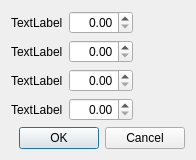
<?xml version="1.0" encoding="UTF-8"?>
<ui version="4.0">
 <class>DialogEntreData</class>
 <widget class="QDialog" name="DialogEntreData">
  <property name="geometry">
   <rect>
    <x>0</x>
    <y>0</y>
    <width>196</width>
    <height>153</height>
   </rect>
  </property>
  <property name="windowTitle">
   <string>Dialog</string>
  </property>
  <layout class="QVBoxLayout" name="verticalLayout_2">
   <item>
    <layout class="QVBoxLayout" name="verticalLayout">
     <item>
      <layout class="QHBoxLayout" name="horizontalLayout">
       <item>
        <widget class="QLabel" name="label">
         <property name="text">
          <string>TextLabel</string>
         </property>
        </widget>
       </item>
       <item>
        <widget class="QDoubleSpinBox" name="doubleSpinBox">
         <property name="alignment">
          <set>Qt::AlignRight|Qt::AlignTrailing|Qt::AlignVCenter</set>
         </property>
         <property name="maximum">
          <double>100.000000000000000</double>
         </property>
        </widget>
       </item>
       <item>
        <spacer name="horizontalSpacer">
         <property name="orientation">
          <enum>Qt::Horizontal</enum>
         </property>
         <property name="sizeHint" stdset="0">
          <size>
           <width>40</width>
           <height>20</height>
          </size>
         </property>
        </spacer>
       </item>
      </layout>
     </item>
     <item>
      <layout class="QHBoxLayout" name="horizontalLayout_2">
       <item>
        <widget class="QLabel" name="label_2">
         <property name="text">
          <string>TextLabel</string>
         </property>
        </widget>
       </item>
       <item>
        <widget class="QDoubleSpinBox" name="doubleSpinBox_2">
         <property name="alignment">
          <set>Qt::AlignRight|Qt::AlignTrailing|Qt::AlignVCenter</set>
         </property>
         <property name="maximum">
          <double>100.000000000000000</double>
         </property>
        </widget>
       </item>
       <item>
        <spacer name="horizontalSpacer_2">
         <property name="orientation">
          <enum>Qt::Horizontal</enum>
         </property>
         <property name="sizeHint" stdset="0">
          <size>
           <width>40</width>
           <height>20</height>
          </size>
         </property>
        </spacer>
       </item>
      </layout>
     </item>
     <item>
      <layout class="QHBoxLayout" name="horizontalLayout_3">
       <item>
        <widget class="QLabel" name="label_3">
         <property name="text">
          <string>TextLabel</string>
         </property>
        </widget>
       </item>
       <item>
        <widget class="QDoubleSpinBox" name="doubleSpinBox_3">
         <property name="alignment">
          <set>Qt::AlignRight|Qt::AlignTrailing|Qt::AlignVCenter</set>
         </property>
         <property name="maximum">
          <double>100.000000000000000</double>
         </property>
        </widget>
       </item>
       <item>
        <spacer name="horizontalSpacer_3">
         <property name="orientation">
          <enum>Qt::Horizontal</enum>
         </property>
         <property name="sizeHint" stdset="0">
          <size>
           <width>40</width>
           <height>20</height>
          </size>
         </property>
        </spacer>
       </item>
      </layout>
     </item>
     <item>
      <layout class="QHBoxLayout" name="horizontalLayout_4">
       <item>
        <widget class="QLabel" name="label_4">
         <property name="text">
          <string>TextLabel</string>
         </property>
        </widget>
       </item>
       <item>
        <widget class="QDoubleSpinBox" name="doubleSpinBox_4">
         <property name="alignment">
          <set>Qt::AlignRight|Qt::AlignTrailing|Qt::AlignVCenter</set>
         </property>
         <property name="maximum">
          <double>100.000000000000000</double>
         </property>
        </widget>
       </item>
       <item>
        <spacer name="horizontalSpacer_4">
         <property name="orientation">
          <enum>Qt::Horizontal</enum>
         </property>
         <property name="sizeHint" stdset="0">
          <size>
           <width>40</width>
           <height>20</height>
          </size>
         </property>
        </spacer>
       </item>
      </layout>
     </item>
    </layout>
   </item>
   <item>
    <widget class="QDialogButtonBox" name="buttonBox">
     <property name="orientation">
      <enum>Qt::Horizontal</enum>
     </property>
     <property name="standardButtons">
      <set>QDialogButtonBox::Cancel|QDialogButtonBox::Ok</set>
     </property>
    </widget>
   </item>
  </layout>
 </widget>
 <resources/>
 <connections>
  <connection>
   <sender>buttonBox</sender>
   <signal>rejected()</signal>
   <receiver>DialogEntreData</receiver>
   <slot>reject()</slot>
   <hints>
    <hint type="sourcelabel">
     <x>316</x>
     <y>260</y>
    </hint>
    <hint type="destinationlabel">
     <x>286</x>
     <y>274</y>
    </hint>
   </hints>
  </connection>
  <connection>
   <sender>buttonBox</sender>
   <signal>accepted()</signal>
   <receiver>DialogEntreData</receiver>
   <slot>accept()</slot>
   <hints>
    <hint type="sourcelabel">
     <x>248</x>
     <y>254</y>
    </hint>
    <hint type="destinationlabel">
     <x>157</x>
     <y>274</y>
    </hint>
   </hints>
  </connection>
 </connections>
</ui>
